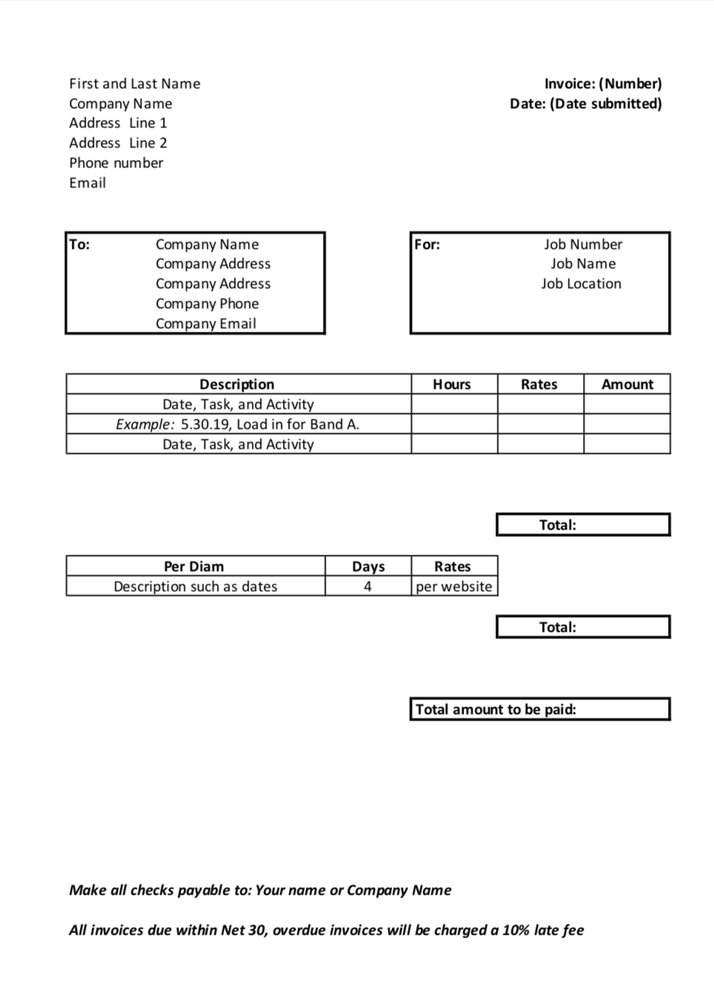
#> input picture Outline Extraction From Forms/image.png, 714 x 988 px, shrunk from 964 x 1334 before the run, found by its file name
$ jupyter execute 'Outline Extraction From Forms.ipynb'   (shell and % lines are left out)
#> lines starting #> are read from the running program, lines starting #| are printed output that depends on the picture
[cell 1]
import argparse
import cv2
import numpy as np
import matplotlib.pyplot as plt

[cell 2]
image = cv2.imread(r"C:\Users\Meena\OneDrive - Alliance\Desktop\DLCV\data\form\image.png")
#> image is the input picture: shape (988, 714, 3); min 0, max 255, mean 245.1

gray = cv2.cvtColor(image, cv2.COLOR_BGR2GRAY)
plt.subplot(1, 2, 1)
plt.imshow(image);
plt.title('Original')

kernel = np.ones((0,4),np.uint8)
dilation = cv2.dilate(~gray.copy(),kernel,iterations = 1)
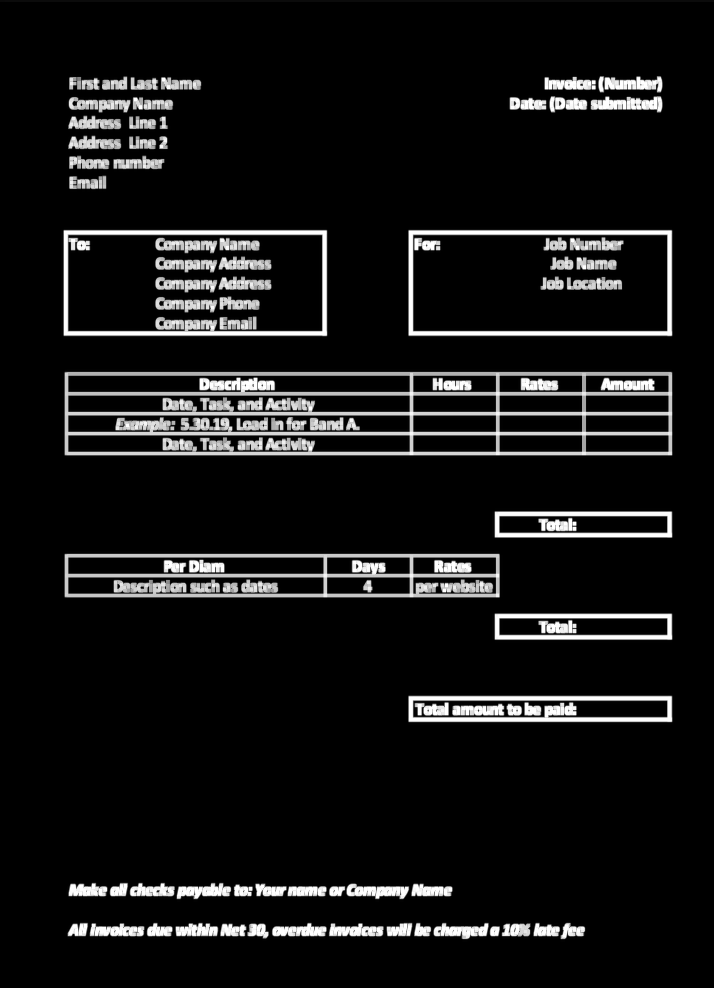
#> dilation: shape (988, 714); min 0, max 255, mean 20.9
h_kernel = np.ones((90,1),np.uint8)
h_lines = cv2.morphologyEx(dilation, cv2.MORPH_OPEN, h_kernel)
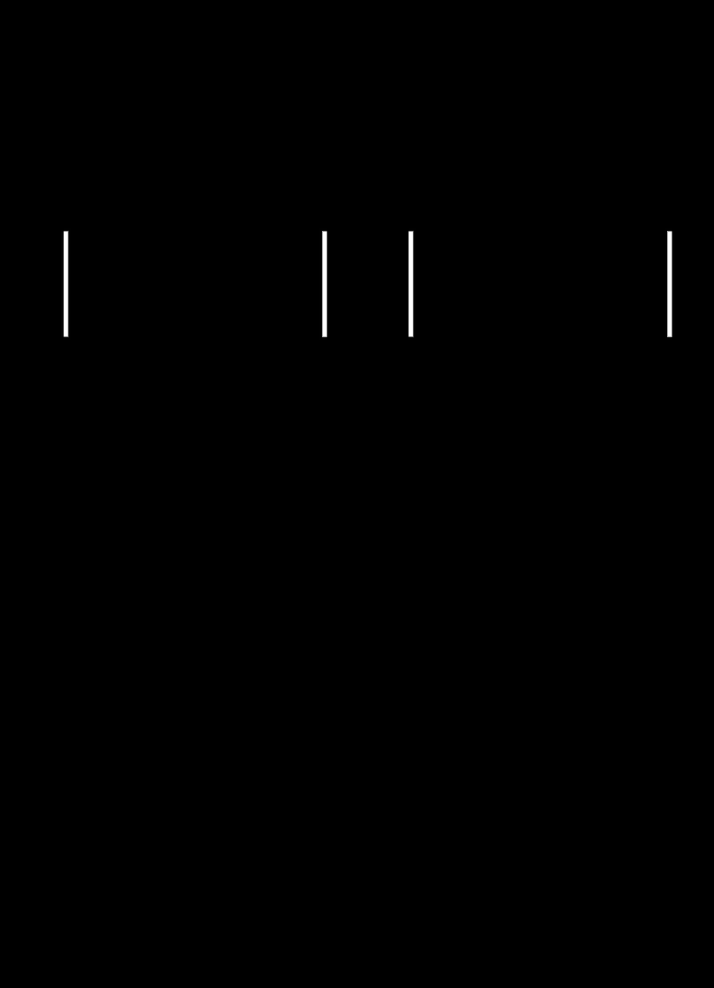
#> h_lines: shape (988, 714); min 0, max 255, mean 0.7
v_kernel = np.ones((1,80),np.uint8)
v_lines = cv2.morphologyEx(dilation, cv2.MORPH_OPEN, v_kernel)
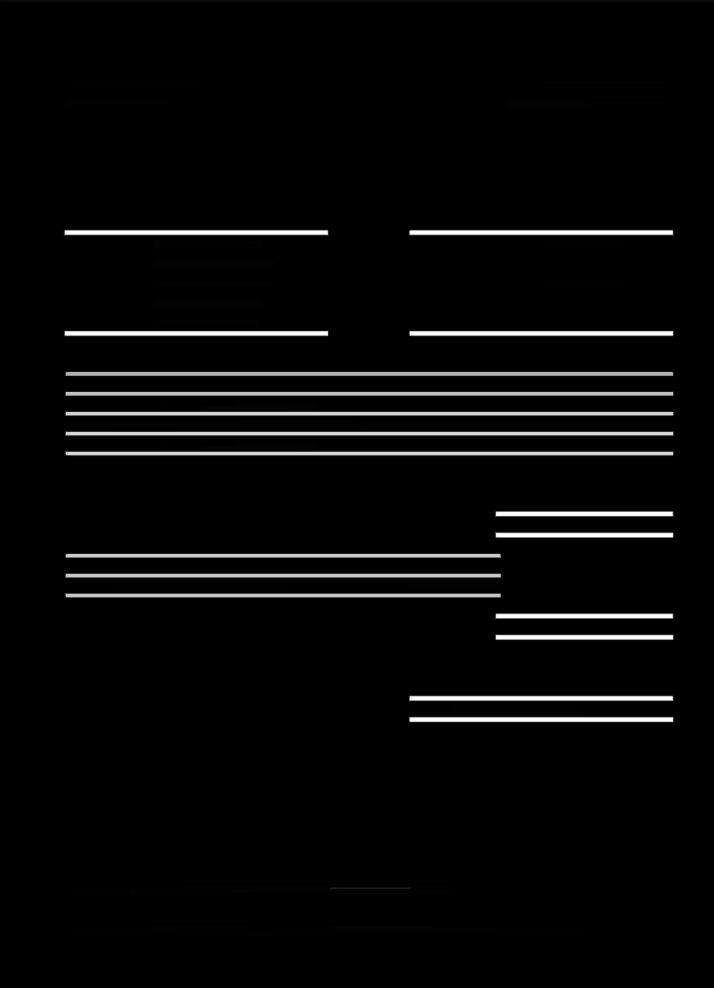
#> v_lines: shape (988, 714); min 0, max 255, mean 8.6
line_img = h_lines + v_lines

plt.subplot(1, 2, 2)
plt.imshow(line_img);
plt.title('Extracted Line Image');
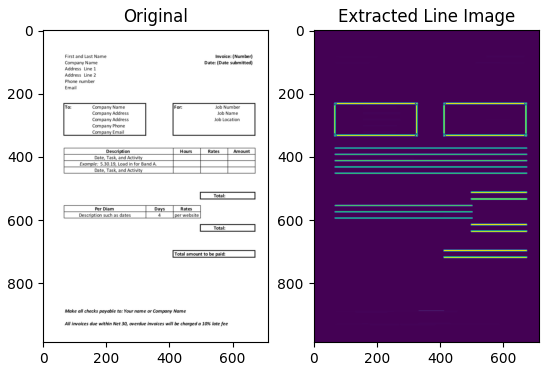
#> figure drawn by matplotlib, 2 panels
